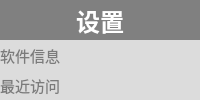
      <widget class="QWidget" name="page_Set">
       <layout class="QGridLayout" name="gridLayout_7">
        <property name="leftMargin">
         <number>0</number>
        </property>
        <property name="topMargin">
         <number>0</number>
        </property>
        <property name="rightMargin">
         <number>0</number>
        </property>
        <property name="bottomMargin">
         <number>0</number>
        </property>
        <property name="spacing">
         <number>0</number>
        </property>
        <item row="0" column="0">
         <widget class="QLabel" name="label_17">
          <property name="minimumSize">
           <size>
            <width>0</width>
            <height>40</height>
           </size>
          </property>
          <property name="maximumSize">
           <size>
            <width>16777215</width>
            <height>40</height>
           </size>
          </property>
          <property name="palette">
           <palette>
            <active>
             <colorrole role="WindowText">
              <brush brushstyle="SolidPattern">
               <color alpha="255">
                <red>255</red>
                <green>255</green>
                <blue>255</blue>
               </color>
              </brush>
             </colorrole>
             <colorrole role="Base">
              <brush brushstyle="SolidPattern">
               <color alpha="255">
                <red>255</red>
                <green>255</green>
                <blue>255</blue>
               </color>
              </brush>
             </colorrole>
             <colorrole role="Window">
              <brush brushstyle="SolidPattern">
               <color alpha="255">
                <red>128</red>
                <green>128</green>
                <blue>128</blue>
               </color>
              </brush>
             </colorrole>
            </active>
            <inactive>
             <colorrole role="WindowText">
              <brush brushstyle="SolidPattern">
               <color alpha="255">
                <red>255</red>
                <green>255</green>
                <blue>255</blue>
               </color>
              </brush>
             </colorrole>
             <colorrole role="Base">
              <brush brushstyle="SolidPattern">
               <color alpha="255">
                <red>255</red>
                <green>255</green>
                <blue>255</blue>
               </color>
              </brush>
             </colorrole>
             <colorrole role="Window">
              <brush brushstyle="SolidPattern">
               <color alpha="255">
                <red>128</red>
                <green>128</green>
                <blue>128</blue>
               </color>
              </brush>
             </colorrole>
            </inactive>
            <disabled>
             <colorrole role="WindowText">
              <brush brushstyle="SolidPattern">
               <color alpha="255">
                <red>120</red>
                <green>120</green>
                <blue>120</blue>
               </color>
              </brush>
             </colorrole>
             <colorrole role="Base">
              <brush brushstyle="SolidPattern">
               <color alpha="255">
                <red>128</red>
                <green>128</green>
                <blue>128</blue>
               </color>
              </brush>
             </colorrole>
             <colorrole role="Window">
              <brush brushstyle="SolidPattern">
               <color alpha="255">
                <red>128</red>
                <green>128</green>
                <blue>128</blue>
               </color>
              </brush>
             </colorrole>
            </disabled>
           </palette>
          </property>
          <property name="font">
           <font>
            <pointsize>18</pointsize>
            <weight>75</weight>
            <bold>true</bold>
           </font>
          </property>
          <property name="autoFillBackground">
           <bool>true</bool>
          </property>
          <property name="text">
           <string>设置</string>
          </property>
          <property name="alignment">
           <set>Qt::AlignCenter</set>
          </property>
         </widget>
        </item>
        <item row="1" column="0">
         <widget class="QWidget" name="widget_10" native="true">
          <widget class="QLabel" name="label_18">
           <property name="geometry">
            <rect>
             <x>0</x>
             <y>0</y>
             <width>251</width>
             <height>30</height>
            </rect>
           </property>
           <property name="minimumSize">
            <size>
             <width>0</width>
             <height>30</height>
            </size>
           </property>
           <property name="maximumSize">
            <size>
             <width>16777215</width>
             <height>30</height>
            </size>
           </property>
           <property name="palette">
            <palette>
             <active>
              <colorrole role="WindowText">
               <brush brushstyle="SolidPattern">
                <color alpha="255">
                 <red>123</red>
                 <green>123</green>
                 <blue>123</blue>
                </color>
               </brush>
              </colorrole>
              <colorrole role="Text">
               <brush brushstyle="SolidPattern">
                <color alpha="255">
                 <red>123</red>
                 <green>123</green>
                 <blue>123</blue>
                </color>
               </brush>
              </colorrole>
              <colorrole role="Base">
               <brush brushstyle="SolidPattern">
                <color alpha="255">
                 <red>255</red>
                 <green>255</green>
                 <blue>255</blue>
                </color>
               </brush>
              </colorrole>
              <colorrole role="Window">
               <brush brushstyle="SolidPattern">
                <color alpha="255">
                 <red>220</red>
                 <green>220</green>
                 <blue>220</blue>
                </color>
               </brush>
              </colorrole>
             </active>
             <inactive>
              <colorrole role="WindowText">
               <brush brushstyle="SolidPattern">
                <color alpha="255">
                 <red>123</red>
                 <green>123</green>
                 <blue>123</blue>
                </color>
               </brush>
              </colorrole>
              <colorrole role="Text">
               <brush brushstyle="SolidPattern">
                <color alpha="255">
                 <red>123</red>
                 <green>123</green>
                 <blue>123</blue>
                </color>
               </brush>
              </colorrole>
              <colorrole role="Base">
               <brush brushstyle="SolidPattern">
                <color alpha="255">
                 <red>255</red>
                 <green>255</green>
                 <blue>255</blue>
                </color>
               </brush>
              </colorrole>
              <colorrole role="Window">
               <brush brushstyle="SolidPattern">
                <color alpha="255">
                 <red>220</red>
                 <green>220</green>
                 <blue>220</blue>
                </color>
               </brush>
              </colorrole>
             </inactive>
             <disabled>
              <colorrole role="WindowText">
               <brush brushstyle="SolidPattern">
                <color alpha="255">
                 <red>120</red>
                 <green>120</green>
                 <blue>120</blue>
                </color>
               </brush>
              </colorrole>
              <colorrole role="Text">
               <brush brushstyle="SolidPattern">
                <color alpha="255">
                 <red>120</red>
                 <green>120</green>
                 <blue>120</blue>
                </color>
               </brush>
              </colorrole>
              <colorrole role="Base">
               <brush brushstyle="SolidPattern">
                <color alpha="255">
                 <red>220</red>
                 <green>220</green>
                 <blue>220</blue>
                </color>
               </brush>
              </colorrole>
              <colorrole role="Window">
               <brush brushstyle="SolidPattern">
                <color alpha="255">
                 <red>220</red>
                 <green>220</green>
                 <blue>220</blue>
                </color>
               </brush>
              </colorrole>
             </disabled>
            </palette>
           </property>
           <property name="font">
            <font>
             <pointsize>11</pointsize>
            </font>
           </property>
           <property name="autoFillBackground">
            <bool>true</bool>
           </property>
           <property name="text">
            <string>软件信息</string>
           </property>
           <property name="alignment">
            <set>Qt::AlignLeading|Qt::AlignLeft|Qt::AlignVCenter</set>
           </property>
           <property name="wordWrap">
            <bool>false</bool>
           </property>
           <property name="margin">
            <number>5</number>
           </property>
          </widget>
         </widget>
        </item>
        <item row="2" column="0">
         <widget class="QWidget" name="widget_9" native="true">
          <widget class="QLabel" name="label_16">
           <property name="geometry">
            <rect>
             <x>0</x>
             <y>0</y>
             <width>251</width>
             <height>30</height>
            </rect>
           </property>
           <property name="minimumSize">
            <size>
             <width>0</width>
             <height>30</height>
            </size>
           </property>
           <property name="maximumSize">
            <size>
             <width>16777215</width>
             <height>30</height>
            </size>
           </property>
           <property name="palette">
            <palette>
             <active>
              <colorrole role="WindowText">
               <brush brushstyle="SolidPattern">
                <color alpha="255">
                 <red>123</red>
                 <green>123</green>
                 <blue>123</blue>
                </color>
               </brush>
              </colorrole>
              <colorrole role="Text">
               <brush brushstyle="SolidPattern">
                <color alpha="255">
                 <red>123</red>
                 <green>123</green>
                 <blue>123</blue>
                </color>
               </brush>
              </colorrole>
              <colorrole role="Base">
               <brush brushstyle="SolidPattern">
                <color alpha="255">
                 <red>255</red>
                 <green>255</green>
                 <blue>255</blue>
                </color>
               </brush>
              </colorrole>
              <colorrole role="Window">
               <brush brushstyle="SolidPattern">
                <color alpha="255">
                 <red>220</red>
                 <green>220</green>
                 <blue>220</blue>
                </color>
               </brush>
              </colorrole>
             </active>
             <inactive>
              <colorrole role="WindowText">
               <brush brushstyle="SolidPattern">
                <color alpha="255">
                 <red>123</red>
                 <green>123</green>
                 <blue>123</blue>
                </color>
               </brush>
              </colorrole>
              <colorrole role="Text">
               <brush brushstyle="SolidPattern">
                <color alpha="255">
                 <red>123</red>
                 <green>123</green>
                 <blue>123</blue>
                </color>
               </brush>
              </colorrole>
              <colorrole role="Base">
               <brush brushstyle="SolidPattern">
                <color alpha="255">
                 <red>255</red>
                 <green>255</green>
                 <blue>255</blue>
                </color>
               </brush>
              </colorrole>
              <colorrole role="Window">
               <brush brushstyle="SolidPattern">
                <color alpha="255">
                 <red>220</red>
                 <green>220</green>
                 <blue>220</blue>
                </color>
               </brush>
              </colorrole>
             </inactive>
             <disabled>
              <colorrole role="WindowText">
               <brush brushstyle="SolidPattern">
                <color alpha="255">
                 <red>120</red>
                 <green>120</green>
                 <blue>120</blue>
                </color>
               </brush>
              </colorrole>
              <colorrole role="Text">
               <brush brushstyle="SolidPattern">
                <color alpha="255">
                 <red>120</red>
                 <green>120</green>
                 <blue>120</blue>
                </color>
               </brush>
              </colorrole>
              <colorrole role="Base">
               <brush brushstyle="SolidPattern">
                <color alpha="255">
                 <red>220</red>
                 <green>220</green>
                 <blue>220</blue>
                </color>
               </brush>
              </colorrole>
              <colorrole role="Window">
               <brush brushstyle="SolidPattern">
                <color alpha="255">
                 <red>220</red>
                 <green>220</green>
                 <blue>220</blue>
                </color>
               </brush>
              </colorrole>
             </disabled>
            </palette>
           </property>
           <property name="font">
            <font>
             <pointsize>11</pointsize>
            </font>
           </property>
           <property name="autoFillBackground">
            <bool>true</bool>
           </property>
           <property name="text">
            <string>最近访问</string>
           </property>
           <property name="alignment">
            <set>Qt::AlignLeading|Qt::AlignLeft|Qt::AlignVCenter</set>
           </property>
           <property name="wordWrap">
            <bool>false</bool>
           </property>
           <property name="margin">
            <number>5</number>
           </property>
          </widget>
         </widget>
        </item>
       </layout>
      </widget>
